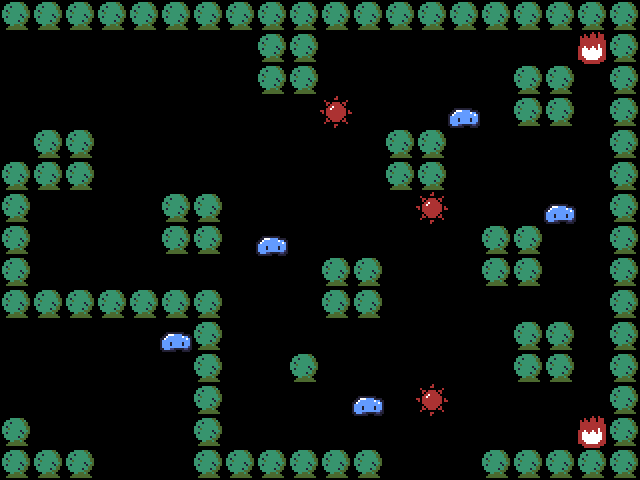

Below is a game level as drawn by its tile map, then a one-line description and the .tmx file that defines it, in full:
An orthogonal 20x15 tile map with 32x32 px tiles, 1 tile layer (object).

<map version="1.0" orientation="orthogonal" renderorder="right-down" width="20" height="15" tilewidth="32" tileheight="32" nextobjectid="1">
 <tileset firstgid="1" name="tileset" tilewidth="32" tileheight="32" tilecount="64" columns="8">
  <image source="tileset.png" width="256" height="256" />
 </tileset>
 <layer name="object" width="20" height="15">
  <data encoding="csv">
3,3,3,3,3,3,3,3,3,3,3,3,3,3,3,3,3,3,3,3,
0,0,0,0,0,0,0,0,3,3,0,0,0,0,0,0,0,0,21,3,
0,0,0,0,0,0,0,0,3,3,0,0,0,0,0,0,3,3,0,3,
0,0,0,0,0,0,0,0,0,0,23,0,0,0,22,0,3,3,0,3,
0,3,3,0,0,0,0,0,0,0,0,0,3,3,0,0,0,0,0,3,
3,3,3,0,0,0,0,0,0,0,0,0,3,3,0,0,0,0,0,3,
3,0,0,0,0,3,3,0,0,0,0,0,0,23,0,0,0,22,0,3,
3,0,0,0,0,3,3,0,22,0,0,0,0,0,0,3,3,0,0,3,
3,0,0,0,0,0,0,0,0,0,3,3,0,0,0,3,3,0,0,3,
3,3,3,3,3,3,3,0,0,0,3,3,0,0,0,0,0,0,0,3,
0,0,0,0,0,22,3,0,0,0,0,0,0,0,0,0,3,3,0,3,
0,0,0,0,0,0,3,0,0,3,0,0,0,0,0,0,3,3,0,3,
0,0,0,0,0,0,3,0,0,0,0,22,0,23,0,0,0,0,0,3,
3,0,0,0,0,0,3,0,0,0,0,0,0,0,0,0,0,0,21,3,
3,3,3,0,0,0,3,3,3,3,3,3,0,0,0,3,3,3,3,3
</data>
 </layer>
</map>
